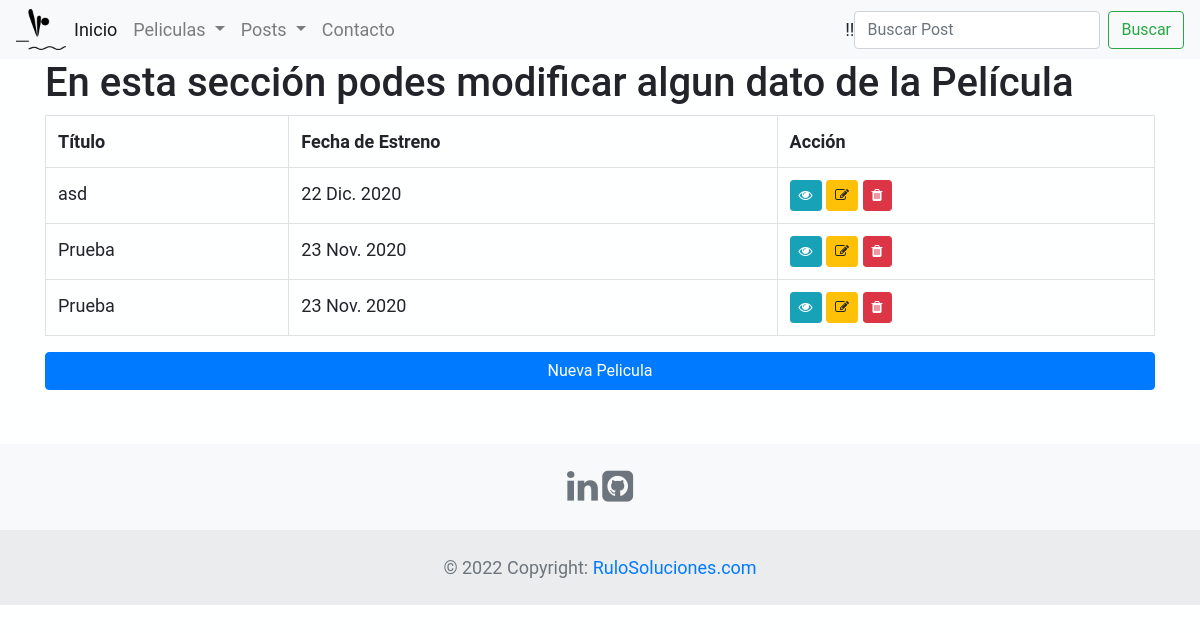
/AppBlog/pelicula/list, run on an earlier commit of the app's database.
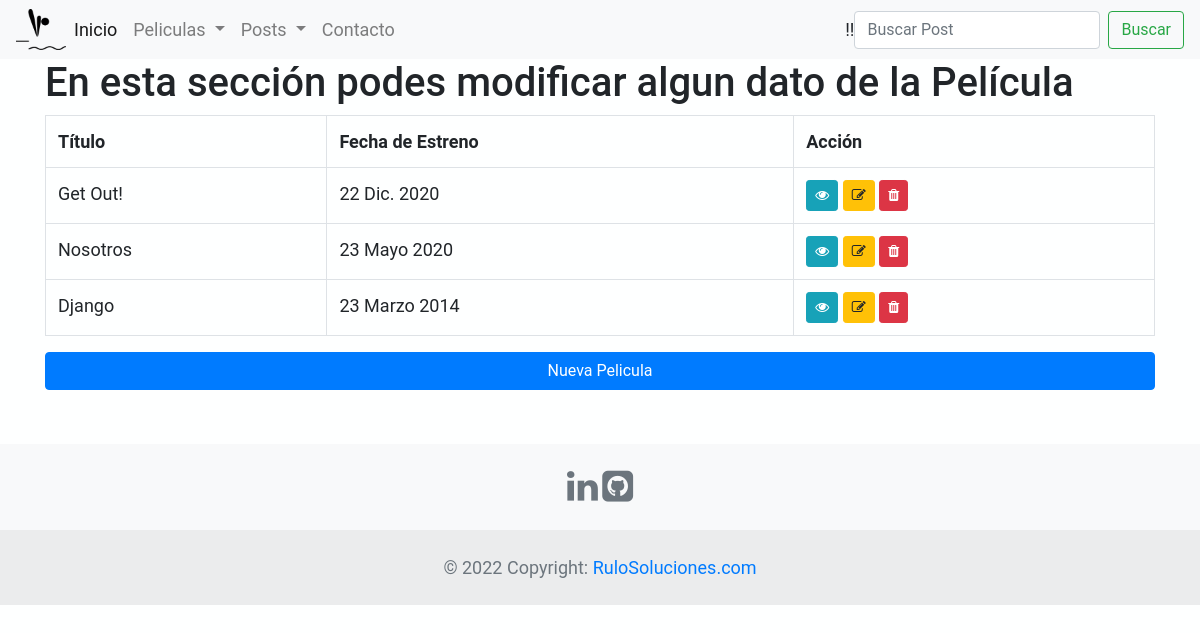
And on a later commit of the database.
### AppBlog/models.py (models this page shows)
class Pelicula(models.Model):
    titulo=models.CharField(max_length=40)
    fechaDeEstreno =  models.DateField()
    descripcion=models.CharField(max_length=5000,null = False)
    imagen=models.TextField()
    fechaDeCreacion=models.DateTimeField(auto_now_add=True)

### AppBlog/views.py (the view)
# urls.py: path('pelicula/list', views.PeliculaList.as_view(), name='List'),
class PeliculaList(ListView):
    model = Pelicula
    queryset = Pelicula.objects.all()#.filter(titulo='Desarrollo') ##Aca le agrege un filtro
    template_name = "AppBlog/peliculas_list.html"

### AppBlog/templates/AppBlog/peliculas_list.html (shortened to what this page needs)
{% extends "AppBlog/base.html" %}
{% load crispy_forms_tags %}
{% load static %}
{% block content %}
    <div class="center">
        <h1>En esta sección podes modificar algun dato de la Película</h1>
            <table class="table table-bordered " border="1">
            <tr>
                <th>Título</th>
                <th>Fecha de Estreno</th>
                <th>Acción</th>
            </tr>
            {% for pelicula in object_list %}
                <tr>
                    <td>{{pelicula.titulo}}</td>
                    <td>{{pelicula.fechaDeEstreno}}</td>
                    <td>
                        <a type="button" class="btn btn-info btn-sm" href="{% url 'Detail' pelicula.id %}"><i class="fa fa fa-eye" aria-hidden="true"></i></a>
                        <a type="button" class="btn btn-warning btn-sm" href="{% url 'Edit' pelicula.id %}"><i class="fa fa-pencil-square-o" aria-hidden="true"></i></a>
                        <a type="button" class="btn btn-danger btn-sm" href="{% url 'Delete' pelicula.id %}" ><i class="fa fa-trash" aria-hidden="true"></i></a>
                    </tr>
            {% endfor %}
        </table>
    <a type="button" class="btn btn-primary  btn-block" href="{% url 'New'  %}">Nueva Pelicula</a>
</div>
{% endblock %}

### AppBlog/templates/AppBlog/base.html (shortened to what this page needs)
<!DOCTYPE html>
<html lang="en">
<head>
    {% load static %}
    <link rel="stylesheet" href="https://stackpath.bootstrapcdn.com/bootstrap/4.1.3/css/bootstrap.min.css">
    <link href="http://maxcdn.bootstrapcdn.com/font-awesome/4.2.0/css/font-awesome.min.css" rel="stylesheet">
</head>
<header class="masthead mb-auto">
<nav class="navbar navbar-expand-lg navbar-light bg-light">
  <img class="logo" src="{% static 'AppBlog/img/logo.png' %}" width="50" alt="logo" id="logo">
    <div class="collapse navbar-collapse" id="navbarSupportedContent">
      <ul class="navbar-nav mr-auto">
        <li class="nav-item active">
          <a class="nav-link {% if request.path == url %}active{% endif %}" aria-current="page" href="{% url 'Inicio' %}">Inicio</a>
        </li>
        <li class="nav-item dropdown">
          <a class="nav-link dropdown-toggle" href="#" id="navbarDropdown" role="button" data-toggle="dropdown" aria-haspopup="true" aria-expanded="false">
            Peliculas
          </a>
        </li>
        <li class="nav-item dropdown">
          <a class="nav-link dropdown-toggle" href="#" id="navbarDropdown" role="button" data-toggle="dropdown" aria-haspopup="true" aria-expanded="false">
            Posts
          </a>
        </li>
        <li class="nav-item">
          <a class="nav-link {% if request.path == url %}active{% endif %}" aria-current="page" href="{% url 'Contacto' %}">Contacto</a>
        </li>
      </ul>
      {{mensaje}}!!
      <form class="form-inline my-2 my-lg-0" action="{% url 'Inicio' %}" method="GET">
        <input class="form-control mr-sm-2" type="text" name="search" placeholder="Buscar Post" aria-label="Search">
        <button class="btn btn-outline-success my-2 my-sm-0" type="submit">Buscar</button>
      </form>
    </div>
  </nav>
</header>
  <body>
  <div class="content container">
    {% block content %}
    {% endblock %}
</div>
<br>
</body>
<br>
<footer class="text-center text-lg-start bg-light text-muted">
      <div class="text-center p-4">
        <a href="https://www.linkedin.com/in/pablo-rivero-/" class="me-4 text-reset text-muted">
          <i class="fa fa-linkedin fa-2x"></i>
        </a>
        <a href="https://github.com/pablofrivero/django.git" class="me-4 text-reset text-muted">
          <i class="fa fa-github-square fa-2x"></i>
        </a>
      </div>
    <div class="text-center p-4" style="background-color: rgba(0, 0, 0, 0.05);">
      © 2022 Copyright:
      <a class="text-reset fw-bold" href="">RuloSoluciones.com</a>
    </div>
</footer>
</html>

### AppBlog/templates/AppBlog/base.html (style rules this page uses)
body { font-family: "Roboto", sans-serif; font-size: 18px; background-color: #feffff; }

What changed in the data, as far as the page shows it:
changed Pelicula: titulo "asd" → "Get Out!"
changed Pelicula: titulo "Prueba" → "Nosotros"; fechaDeEstreno "23 Nov. 2020" → "23 Mayo 2020"
changed Pelicula: titulo "Prueba" → "Django"; fechaDeEstreno "23 Nov. 2020" → "23 Marzo 2014"
